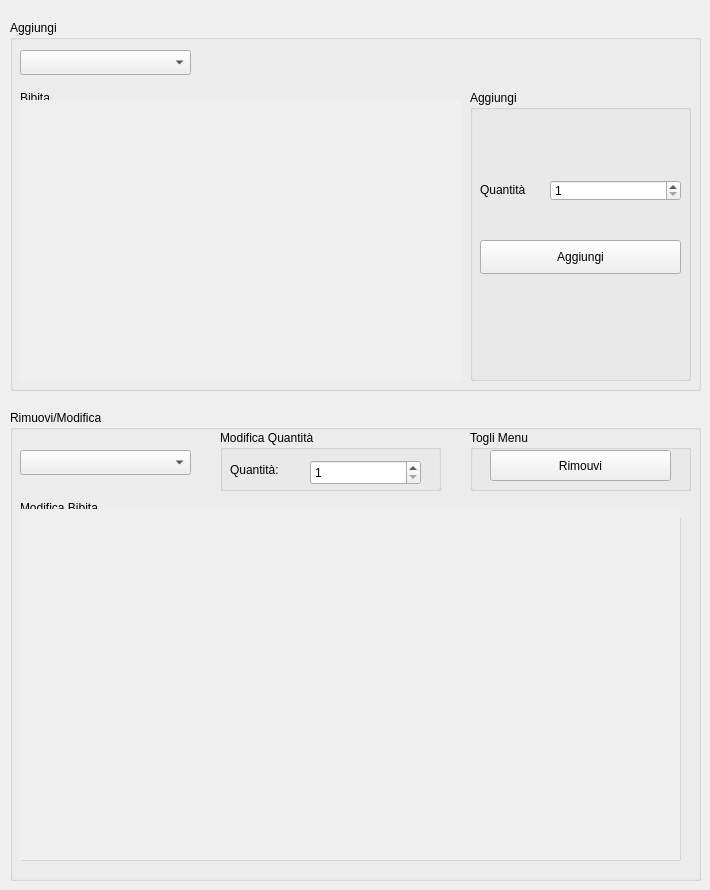
         <widget class="QWidget" name="tab_3">
          <attribute name="icon">
           <iconset resource="immagini.qrc">
            <normaloff>:/Immagini/Immagini/menu.png</normaloff>:/Immagini/Immagini/menu.png</iconset>
          </attribute>
          <attribute name="title">
           <string>Menu</string>
          </attribute>
          <widget class="QGroupBox" name="groupBox">
           <property name="geometry">
            <rect>
             <x>10</x>
             <y>20</y>
             <width>691</width>
             <height>371</height>
            </rect>
           </property>
           <property name="title">
            <string>Aggiungi</string>
           </property>
           <widget class="QComboBox" name="comboBoxMenu">
            <property name="geometry">
             <rect>
              <x>10</x>
              <y>30</y>
              <width>171</width>
              <height>25</height>
             </rect>
            </property>
            <item>
             <property name="text">
              <string/>
             </property>
            </item>
            <item>
             <property name="text">
              <string>MacCarne</string>
             </property>
            </item>
            <item>
             <property name="text">
              <string>MacVegetariano</string>
             </property>
            </item>
           </widget>
           <widget class="QGroupBox" name="groupBox_2">
            <property name="geometry">
             <rect>
              <x>10</x>
              <y>70</y>
              <width>441</width>
              <height>291</height>
             </rect>
            </property>
            <property name="title">
             <string>Bibita</string>
            </property>
            <widget class="QWidget" name="verticalLayoutWidget_2">
             <property name="geometry">
              <rect>
               <x>0</x>
               <y>10</y>
               <width>441</width>
               <height>281</height>
              </rect>
             </property>
             <layout class="QVBoxLayout" name="verticalLayout_2">
              <item>
               <widget class="QScrollArea" name="scrollAreaAggiungiMenu">
                <property name="frameShape">
                 <enum>QFrame::NoFrame</enum>
                </property>
                <property name="widgetResizable">
                 <bool>true</bool>
                </property>
                <widget class="QWidget" name="scrollAreaWidgetContentsMenu">
                 <property name="geometry">
                  <rect>
                   <x>0</x>
                   <y>0</y>
                   <width>439</width>
                   <height>279</height>
                  </rect>
                 </property>
                </widget>
               </widget>
              </item>
             </layout>
            </widget>
           </widget>
           <widget class="QGroupBox" name="groupBox_3">
            <property name="geometry">
             <rect>
              <x>460</x>
              <y>70</y>
              <width>221</width>
              <height>291</height>
             </rect>
            </property>
            <property name="title">
             <string>Aggiungi</string>
            </property>
            <widget class="QPushButton" name="pushButtonAggiungiMenu">
             <property name="geometry">
              <rect>
               <x>10</x>
               <y>150</y>
               <width>201</width>
               <height>34</height>
              </rect>
             </property>
             <property name="text">
              <string>Aggiungi</string>
             </property>
             <property name="icon">
              <iconset resource="immagini.qrc">
               <normaloff>:/Immagini/Immagini/nserisci.png</normaloff>:/Immagini/Immagini/nserisci.png</iconset>
             </property>
            </widget>
            <widget class="QLabel" name="label_2">
             <property name="geometry">
              <rect>
               <x>10</x>
               <y>90</y>
               <width>68</width>
               <height>19</height>
              </rect>
             </property>
             <property name="text">
              <string>Quantità</string>
             </property>
            </widget>
            <widget class="QSpinBox" name="spinBoxQuantitaMenu">
             <property name="geometry">
              <rect>
               <x>80</x>
               <y>90</y>
               <width>131</width>
               <height>21</height>
              </rect>
             </property>
             <property name="minimum">
              <number>1</number>
             </property>
            </widget>
           </widget>
          </widget>
          <widget class="QGroupBox" name="RimuoviMenu">
           <property name="geometry">
            <rect>
             <x>10</x>
             <y>410</y>
             <width>691</width>
             <height>471</height>
            </rect>
           </property>
           <property name="title">
            <string>Rimuovi/Modifica</string>
           </property>
           <widget class="QComboBox" name="comboBoxRimuoviMenu">
            <property name="geometry">
             <rect>
              <x>10</x>
              <y>40</y>
              <width>171</width>
              <height>25</height>
             </rect>
            </property>
            <item>
             <property name="text">
              <string/>
             </property>
            </item>
           </widget>
           <widget class="QGroupBox" name="groupBox_15">
            <property name="geometry">
             <rect>
              <x>10</x>
              <y>90</y>
              <width>661</width>
              <height>361</height>
             </rect>
            </property>
            <property name="title">
             <string>Modifica Bibita</string>
            </property>
            <widget class="QWidget" name="verticalLayoutWidget_8">
             <property name="geometry">
              <rect>
               <x>-1</x>
               <y>9</y>
               <width>661</width>
               <height>351</height>
              </rect>
             </property>
             <layout class="QVBoxLayout" name="verticalLayout_8">
              <property name="sizeConstraint">
               <enum>QLayout::SetMinAndMaxSize</enum>
              </property>
              <item>
               <widget class="QScrollArea" name="scrollAreaRimuoviMenuBibita">
                <property name="frameShape">
                 <enum>QFrame::NoFrame</enum>
                </property>
                <property name="sizeAdjustPolicy">
                 <enum>QAbstractScrollArea::AdjustToContentsOnFirstShow</enum>
                </property>
                <property name="widgetResizable">
                 <bool>true</bool>
                </property>
                <widget class="QWidget" name="scrollAreaWidgetContentsRimuoviBibitaMenu">
                 <property name="geometry">
                  <rect>
                   <x>0</x>
                   <y>0</y>
                   <width>659</width>
                   <height>349</height>
                  </rect>
                 </property>
                </widget>
               </widget>
              </item>
             </layout>
            </widget>
           </widget>
           <widget class="QGroupBox" name="groupBox_17">
            <property name="geometry">
             <rect>
              <x>460</x>
              <y>20</y>
              <width>221</width>
              <height>61</height>
             </rect>
            </property>
            <property name="title">
             <string>Togli Menu</string>
            </property>
            <widget class="QPushButton" name="RimuoviMenuButton">
             <property name="geometry">
              <rect>
               <x>20</x>
               <y>20</y>
               <width>181</width>
               <height>31</height>
              </rect>
             </property>
             <property name="text">
              <string>Rimouvi</string>
             </property>
             <property name="icon">
              <iconset resource="immagini.qrc">
               <normaloff>:/Immagini/Immagini/cancella.png</normaloff>:/Immagini/Immagini/cancella.png</iconset>
             </property>
            </widget>
           </widget>
           <widget class="QGroupBox" name="groupBox_18">
            <property name="geometry">
             <rect>
              <x>210</x>
              <y>20</y>
              <width>221</width>
              <height>61</height>
             </rect>
            </property>
            <property name="title">
             <string>Modifica Quantità</string>
            </property>
            <widget class="QLabel" name="label_6">
             <property name="geometry">
              <rect>
               <x>10</x>
               <y>30</y>
               <width>68</width>
               <height>19</height>
              </rect>
             </property>
             <property name="text">
              <string>Quantità:</string>
             </property>
            </widget>
            <widget class="QSpinBox" name="MenuModificaQuantita">
             <property name="geometry">
              <rect>
               <x>90</x>
               <y>30</y>
               <width>111</width>
               <height>25</height>
              </rect>
             </property>
             <property name="minimum">
              <number>1</number>
             </property>
            </widget>
           </widget>
          </widget>
         </widget>
